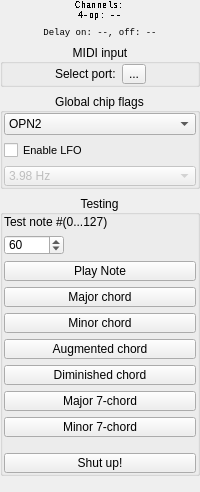
        <widget class="QFrame" name="playbox_frame">
         <property name="sizePolicy">
          <sizepolicy hsizetype="Maximum" vsizetype="Preferred">
           <horstretch>0</horstretch>
           <verstretch>0</verstretch>
          </sizepolicy>
         </property>
         <property name="frameShape">
          <enum>QFrame::NoFrame</enum>
         </property>
         <property name="frameShadow">
          <enum>QFrame::Raised</enum>
         </property>
         <layout class="QVBoxLayout" name="verticalLayout">
          <property name="leftMargin">
           <number>0</number>
          </property>
          <property name="topMargin">
           <number>0</number>
          </property>
          <property name="rightMargin">
           <number>0</number>
          </property>
          <property name="bottomMargin">
           <number>0</number>
          </property>
          <item>
           <widget class="QLabel" name="debugBox">
            <property name="font">
             <font>
              <family>Monospace</family>
              <pointsize>7</pointsize>
              <stylestrategy>NoAntialias</stylestrategy>
             </font>
            </property>
            <property name="toolTip">
             <string>&lt;html&gt;&lt;head/&gt;&lt;body&gt;&lt;p&gt;&lt;span style=&quot; font-weight:600;&quot;&gt;Recently used channel ID&lt;/span&gt;&lt;br/&gt;&lt;span style=&quot; font-style:italic;&quot;&gt;(from 0 to N-1)&lt;/span&gt;&lt;/p&gt;&lt;p&gt;Totally 6 four-operator channels available on OPN2 chip in regular mode. When DAC is turned on, the sixth FM channel is disabled, and it's port is used for DAC input.&lt;/p&gt;&lt;/body&gt;&lt;/html&gt;</string>
            </property>
            <property name="text">
             <string notr="true">Channels:
4-op: --</string>
            </property>
            <property name="alignment">
             <set>Qt::AlignHCenter|Qt::AlignTop</set>
            </property>
           </widget>
          </item>
          <item>
           <widget class="QLabel" name="debugDelaysInfo">
            <property name="enabled">
             <bool>true</bool>
            </property>
            <property name="font">
             <font>
              <family>Monospace</family>
              <pointsize>7</pointsize>
             </font>
            </property>
            <property name="text">
             <string notr="true">Delay on: --, off: --</string>
            </property>
            <property name="textFormat">
             <enum>Qt::RichText</enum>
            </property>
            <property name="alignment">
             <set>Qt::AlignCenter</set>
            </property>
           </widget>
          </item>
          <item>
           <widget class="QGroupBox" name="midiIn_zone">
            <property name="title">
             <string>MIDI input</string>
            </property>
            <property name="alignment">
             <set>Qt::AlignCenter</set>
            </property>
            <layout class="QHBoxLayout" name="horizontalLayout">
             <property name="leftMargin">
              <number>1</number>
             </property>
             <property name="topMargin">
              <number>0</number>
             </property>
             <property name="rightMargin">
              <number>1</number>
             </property>
             <property name="bottomMargin">
              <number>0</number>
             </property>
             <item>
              <spacer name="horizontalSpacer">
               <property name="orientation">
                <enum>Qt::Horizontal</enum>
               </property>
               <property name="sizeHint" stdset="0">
                <size>
                 <width>10</width>
                 <height>20</height>
                </size>
               </property>
              </spacer>
             </item>
             <item>
              <widget class="QLabel" name="label_50">
               <property name="text">
                <string>Select port:</string>
               </property>
              </widget>
             </item>
             <item>
              <widget class="QToolButton" name="midiIn">
               <property name="maximumSize">
                <size>
                 <width>16777215</width>
                 <height>20</height>
                </size>
               </property>
               <property name="text">
                <string notr="true">...</string>
               </property>
               <property name="icon">
                <iconset resource="resources/resources.qrc">
                 <normaloff>:/mporto.png</normaloff>:/mporto.png</iconset>
               </property>
              </widget>
             </item>
             <item>
              <spacer name="horizontalSpacer_2">
               <property name="orientation">
                <enum>Qt::Horizontal</enum>
               </property>
               <property name="sizeHint" stdset="0">
                <size>
                 <width>10</width>
                 <height>20</height>
                </size>
               </property>
              </spacer>
             </item>
            </layout>
           </widget>
          </item>
          <item>
           <widget class="QGroupBox" name="globalChipFlags">
            <property name="title">
             <string>Global chip flags</string>
            </property>
            <property name="alignment">
             <set>Qt::AlignCenter</set>
            </property>
            <layout class="QVBoxLayout" name="verticalLayout_3">
             <property name="leftMargin">
              <number>1</number>
             </property>
             <property name="topMargin">
              <number>0</number>
             </property>
             <property name="rightMargin">
              <number>1</number>
             </property>
             <property name="bottomMargin">
              <number>0</number>
             </property>
             <item>
              <widget class="QComboBox" name="chipType">
               <property name="toolTip">
                <string>&lt;html&gt;&lt;head/&gt;&lt;body&gt;&lt;p&gt;Defines a type of the chip and frequency to run emulators:&lt;/p&gt;&lt;ul style=&quot;margin-top: 0px; margin-bottom: 0px; margin-left: 0px; margin-right: 0px; -qt-list-indent: 1;&quot;&gt;&lt;li style=&quot; margin-top:12px; margin-bottom:12px; margin-left:0px; margin-right:0px; -qt-block-indent:0; text-indent:0px;&quot;&gt;&lt;span style=&quot; font-weight:600;&quot;&gt;OPN2&lt;/span&gt; - YM2612, YM3438 - running in &lt;span style=&quot; font-family:'monospace';&quot;&gt;53267 Hz rate&lt;/span&gt;&lt;/li&gt;&lt;li style=&quot; margin-top:12px; margin-bottom:12px; margin-left:0px; margin-right:0px; -qt-block-indent:0; text-indent:0px;&quot;&gt;&lt;span style=&quot; font-weight:600;&quot;&gt;OPNA&lt;/span&gt; - YM2608 - running in &lt;span style=&quot; font-family:'monospace';&quot;&gt;55466 Hz rate&lt;/span&gt;&lt;/li&gt;&lt;/ul&gt;&lt;/body&gt;&lt;/html&gt;</string>
               </property>
               <item>
                <property name="text">
                 <string notr="true">OPN2</string>
                </property>
               </item>
               <item>
                <property name="text">
                 <string notr="true">OPNA</string>
                </property>
               </item>
              </widget>
             </item>
             <item>
              <widget class="QCheckBox" name="lfoEnable">
               <property name="font">
                <font>
                 <pointsize>8</pointsize>
                </font>
               </property>
               <property name="toolTip">
                <string>&lt;html&gt;&lt;head/&gt;&lt;body&gt;&lt;p&gt;&lt;span style=&quot; font-weight:600;&quot;&gt;The LFO (Low frequency Oscillator)&lt;/span&gt; is used to distort the FM sound's amplitude and phase.&lt;/p&gt;&lt;/body&gt;&lt;/html&gt;</string>
               </property>
               <property name="text">
                <string>Enable LFO</string>
               </property>
              </widget>
             </item>
             <item>
              <widget class="QComboBox" name="lfoFrequency">
               <property name="enabled">
                <bool>false</bool>
               </property>
               <property name="maximumSize">
                <size>
                 <width>16777215</width>
                 <height>20</height>
                </size>
               </property>
               <property name="toolTip">
                <string>&lt;html&gt;&lt;head/&gt;&lt;body&gt;&lt;p&gt;LFO frequency&lt;/p&gt;&lt;/body&gt;&lt;/html&gt;</string>
               </property>
               <item>
                <property name="text">
                 <string>3.98 Hz</string>
                </property>
               </item>
               <item>
                <property name="text">
                 <string>5.56 Hz</string>
                </property>
               </item>
               <item>
                <property name="text">
                 <string>6.02 Hz</string>
                </property>
               </item>
               <item>
                <property name="text">
                 <string>6.37 Hz</string>
                </property>
               </item>
               <item>
                <property name="text">
                 <string>6.88 Hz</string>
                </property>
               </item>
               <item>
                <property name="text">
                 <string>9.63 Hz</string>
                </property>
               </item>
               <item>
                <property name="text">
                 <string>48.1 Hz</string>
                </property>
               </item>
               <item>
                <property name="text">
                 <string>72.2 Hz</string>
                </property>
               </item>
              </widget>
             </item>
            </layout>
           </widget>
          </item>
          <item>
           <widget class="QGroupBox" name="testNoteBox">
            <property name="title">
             <string>Testing</string>
            </property>
            <property name="alignment">
             <set>Qt::AlignCenter</set>
            </property>
            <layout class="QVBoxLayout" name="verticalLayout_2">
             <property name="leftMargin">
              <number>1</number>
             </property>
             <property name="topMargin">
              <number>0</number>
             </property>
             <property name="rightMargin">
              <number>1</number>
             </property>
             <property name="bottomMargin">
              <number>0</number>
             </property>
             <item>
              <widget class="QLabel" name="label_26">
               <property name="text">
                <string>Test note #(0...127)</string>
               </property>
              </widget>
             </item>
             <item>
              <widget class="QSpinBox" name="noteToTest">
               <property name="maximumSize">
                <size>
                 <width>60</width>
                 <height>20</height>
                </size>
               </property>
               <property name="toolTip">
                <string>Current note position (60 is a C of a first octave).
Available from 0 to 127</string>
               </property>
               <property name="maximum">
                <number>127</number>
               </property>
               <property name="value">
                <number>60</number>
               </property>
              </widget>
             </item>
             <item>
              <widget class="QPushButton" name="testNote">
               <property name="maximumSize">
                <size>
                 <width>16777215</width>
                 <height>20</height>
                </size>
               </property>
               <property name="toolTip">
                <string>Play a single note. Hold button to play sound, release button to off note.</string>
               </property>
               <property name="text">
                <string>Play Note</string>
               </property>
              </widget>
             </item>
             <item>
              <widget class="QPushButton" name="testMajor">
               <property name="maximumSize">
                <size>
                 <width>16777215</width>
                 <height>20</height>
                </size>
               </property>
               <property name="toolTip">
                <string>Play a major triad chord relative to selected note. Hold button to play sound, release button to off note.</string>
               </property>
               <property name="text">
                <string>Major chord</string>
               </property>
              </widget>
             </item>
             <item>
              <widget class="QPushButton" name="testMinor">
               <property name="maximumSize">
                <size>
                 <width>16777215</width>
                 <height>20</height>
                </size>
               </property>
               <property name="toolTip">
                <string>Play a minor triad chord relative to selected note. Hold button to play sound, release button to off note.</string>
               </property>
               <property name="text">
                <string>Minor chord</string>
               </property>
              </widget>
             </item>
             <item>
              <widget class="QPushButton" name="testAugmented">
               <property name="maximumSize">
                <size>
                 <width>16777215</width>
                 <height>20</height>
                </size>
               </property>
               <property name="toolTip">
                <string>Play a augmented triad chord relative to selected note. Hold button to play sound, release button to off note.</string>
               </property>
               <property name="text">
                <string>Augmented chord</string>
               </property>
              </widget>
             </item>
             <item>
              <widget class="QPushButton" name="testDiminished">
               <property name="maximumSize">
                <size>
                 <width>16777215</width>
                 <height>20</height>
                </size>
               </property>
               <property name="toolTip">
                <string>Play a diminished triad chord relative to selected note. Hold button to play sound, release button to off note.</string>
               </property>
               <property name="text">
                <string>Diminished chord</string>
               </property>
              </widget>
             </item>
             <item>
              <widget class="QPushButton" name="testMajor7">
               <property name="maximumSize">
                <size>
                 <width>16777215</width>
                 <height>20</height>
                </size>
               </property>
               <property name="toolTip">
                <string>Play a major seventh chord relative to selected note. Hold button to play sound, release button to off note.</string>
               </property>
               <property name="text">
                <string>Major 7-chord</string>
               </property>
              </widget>
             </item>
             <item>
              <widget class="QPushButton" name="testMinor7">
               <property name="maximumSize">
                <size>
                 <width>16777215</width>
                 <height>20</height>
                </size>
               </property>
               <property name="toolTip">
                <string>Play a minor seventh chord relative to selected note. Hold button to play sound, release button to off note.</string>
               </property>
               <property name="text">
                <string>Minor 7-chord</string>
               </property>
              </widget>
             </item>
             <item>
              <spacer name="verticalSpacer">
               <property name="orientation">
                <enum>Qt::Vertical</enum>
               </property>
               <property name="sizeHint" stdset="0">
                <size>
                 <width>20</width>
                 <height>10</height>
                </size>
               </property>
              </spacer>
             </item>
             <item>
              <widget class="QPushButton" name="shutUp">
               <property name="maximumSize">
                <size>
                 <width>16777215</width>
                 <height>20</height>
                </size>
               </property>
               <property name="toolTip">
                <string>Mute all playing/sustaining notes in all channels</string>
               </property>
               <property name="text">
                <string>Shut up!</string>
               </property>
              </widget>
             </item>
            </layout>
           </widget>
          </item>
          <item>
           <widget class="QFrame" name="editzone2">
            <property name="frameShape">
             <enum>QFrame::NoFrame</enum>
            </property>
            <property name="frameShadow">
             <enum>QFrame::Plain</enum>
            </property>
            <property name="lineWidth">
             <number>0</number>
            </property>
           </widget>
          </item>
          <item>
           <spacer name="verticalSpacer_2">
            <property name="orientation">
             <enum>Qt::Vertical</enum>
            </property>
            <property name="sizeHint" stdset="0">
             <size>
              <width>20</width>
              <height>10</height>
             </size>
            </property>
           </spacer>
          </item>
         </layout>
        </widget>
